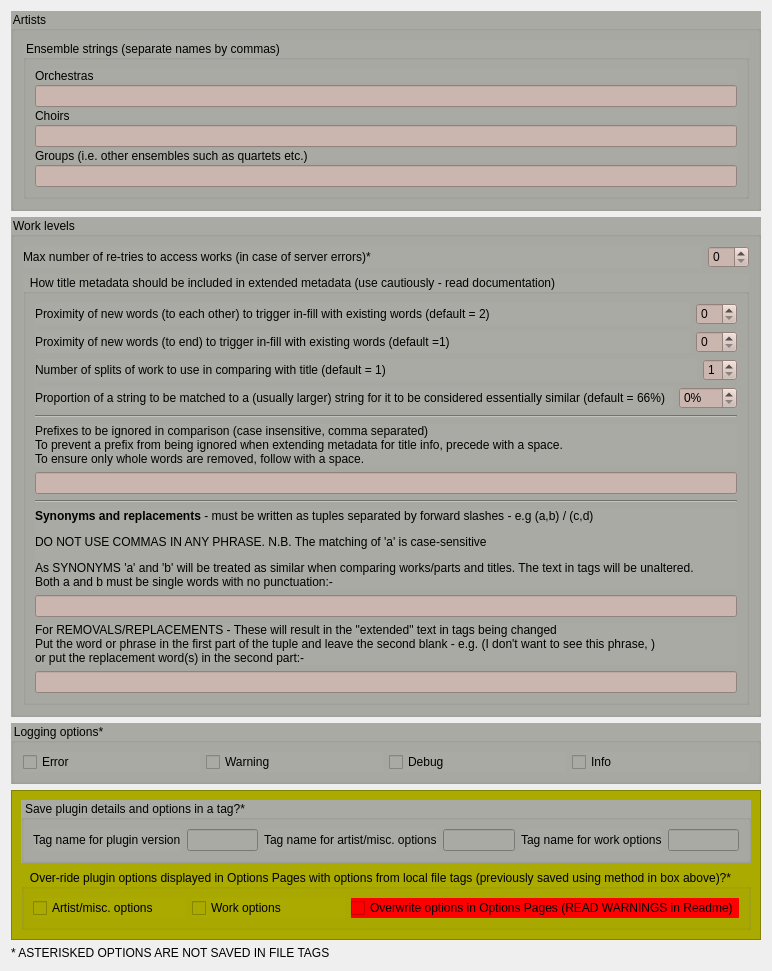
         <widget class="QWidget" name="scrollAreaWidgetContents_2">
          <property name="geometry">
           <rect>
            <x>0</x>
            <y>0</y>
            <width>693</width>
            <height>877</height>
           </rect>
          </property>
          <layout class="QVBoxLayout" name="verticalLayout_18">
           <item>
            <widget class="QGroupBox" name="advanced_artists">
             <property name="toolTip">
              <string>&lt;html&gt;&lt;head/&gt;&lt;body&gt;&lt;p&gt;Separate multiple names by commas. Do not use any quotation marks.&lt;/p&gt;&lt;/body&gt;&lt;/html&gt;</string>
             </property>
             <property name="whatsThis">
              <string>&lt;html&gt;&lt;head/&gt;&lt;body&gt;&lt;p&gt;Permits the listing of strings by which ensembles of different types may be identified. This is used by the plugin to place performer details in the relevant hidden variables and thus make them available for use in the &amp;quot;Tag mapping&amp;quot; tab as sources for any required tags. &lt;/p&gt;&lt;p&gt;If it is important that only whole words are to be matched, be sure to include a space after the string.&lt;/p&gt;&lt;/body&gt;&lt;/html&gt;</string>
             </property>
             <property name="styleSheet">
              <string notr="true">background-color: rgb(170, 170, 164);</string>
             </property>
             <property name="title">
              <string>Artists</string>
             </property>
             <layout class="QVBoxLayout" name="verticalLayout_20">
              <item>
               <widget class="QGroupBox" name="run_options_2">
                <property name="title">
                 <string>Ensemble strings (separate names by commas)</string>
                </property>
                <layout class="QVBoxLayout" name="_13">
                 <property name="spacing">
                  <number>2</number>
                 </property>
                 <property name="margin">
                  <number>9</number>
                 </property>
                 <item>
                  <widget class="QLabel" name="cea_orchestras_2">
                   <property name="text">
                    <string>Orchestras</string>
                   </property>
                  </widget>
                 </item>
                 <item>
                  <widget class="QLineEdit" name="cea_orchestras">
                   <property name="styleSheet">
                    <string notr="true">background-color: rgb(203, 182, 175);</string>
                   </property>
                  </widget>
                 </item>
                 <item>
                  <widget class="QLabel" name="cea_choirs_2">
                   <property name="text">
                    <string>Choirs</string>
                   </property>
                  </widget>
                 </item>
                 <item>
                  <widget class="QLineEdit" name="cea_choirs">
                   <property name="styleSheet">
                    <string notr="true">background-color: rgb(203, 182, 175);</string>
                   </property>
                  </widget>
                 </item>
                 <item>
                  <widget class="QLabel" name="cea_groups_2">
                   <property name="text">
                    <string>Groups (i.e. other ensembles such as quartets etc.)</string>
                   </property>
                  </widget>
                 </item>
                 <item>
                  <widget class="QLineEdit" name="cea_groups">
                   <property name="styleSheet">
                    <string notr="true">background-color: rgb(203, 182, 175);</string>
                   </property>
                  </widget>
                 </item>
                </layout>
               </widget>
              </item>
             </layout>
            </widget>
           </item>
           <item>
            <widget class="QGroupBox" name="advanced_works">
             <property name="sizePolicy">
              <sizepolicy hsizetype="Preferred" vsizetype="Preferred">
               <horstretch>0</horstretch>
               <verstretch>0</verstretch>
              </sizepolicy>
             </property>
             <property name="styleSheet">
              <string notr="true">background-color: rgb(170, 170, 164);</string>
             </property>
             <property name="title">
              <string>Work levels</string>
             </property>
             <layout class="QVBoxLayout" name="verticalLayout">
              <item>
               <layout class="QHBoxLayout" name="_2">
                <property name="spacing">
                 <number>6</number>
                </property>
                <property name="margin">
                 <number>0</number>
                </property>
                <item>
                 <widget class="QLabel" name="label_4">
                  <property name="sizePolicy">
                   <sizepolicy hsizetype="Expanding" vsizetype="Preferred">
                    <horstretch>0</horstretch>
                    <verstretch>0</verstretch>
                   </sizepolicy>
                  </property>
                  <property name="whatsThis">
                   <string>&lt;html&gt;&lt;head/&gt;&lt;body&gt;&lt;p&gt;Sometimes MB lookups fail. Unfortunately Picard (currently) has no automatic &amp;quot;retry&amp;quot; function. The plugin will attempt to retry for the specified number of attempts. If it still fails, the hidden variable _cwp_error will be set with a message; if error logging is checked in section 4, an error message will be written to the log and the contents of _cwp_error will be written out to a special tag called &amp;quot;An_error_has_occurred&amp;quot; which should appear prominently in the bottom pane of Picard. The problem may be resolved by refreshing, otherwise there may be a problem with the MB database availability. It is unlikely to be a software problem with the plugin.&lt;/p&gt;&lt;/body&gt;&lt;/html&gt;</string>
                  </property>
                  <property name="text">
                   <string>&lt;html&gt;&lt;head/&gt;&lt;body&gt;&lt;p&gt;Max number of re-tries to access works (in case of server errors)*&lt;/p&gt;&lt;/body&gt;&lt;/html&gt;</string>
                  </property>
                  <property name="buddy">
                   <cstring>cwp_retries</cstring>
                  </property>
                 </widget>
                </item>
                <item>
                 <widget class="QSpinBox" name="cwp_retries">
                  <property name="styleSheet">
                   <string notr="true">background-color: rgb(203, 182, 175);</string>
                  </property>
                  <property name="suffix">
                   <string/>
                  </property>
                  <property name="maximum">
                   <number>20</number>
                  </property>
                 </widget>
                </item>
               </layout>
              </item>
              <item>
               <widget class="QGroupBox" name="run_options_3a">
                <property name="whatsThis">
                 <string>&lt;html&gt;&lt;head/&gt;&lt;body&gt;&lt;p&gt;This subsection contains various parameters affecting the processing of strings in titles. Because titles are free-form, not all circumstances can be anticipated. Detailed documentation of these is beyond the scope of this Readme as the effects can be quite complex and subtle and may require an understanding of the plugin code (which is of course open-source) to acsertain them. If pure canonical works are used (&amp;quot;Use only metadata from canonical works&amp;quot; and, if necessary, &amp;quot;Full MusicBrainz work hierarchy&amp;quot; on the Works and parts tab, section 2) then this processing should be irrelevant, but no text from titles will be included. Some explanations are given below:&lt;/p&gt;&lt;p&gt;    &amp;quot;Proximity of new words&amp;quot;. When using extended metadata - i.e. &amp;quot;metadata enhanced with title text&amp;quot;, the plugin will attempt to remove similar words between the canonical work name (in MusicBrainz) and the title before extending the canonical name. After removing such words, a rather &amp;quot;bitty&amp;quot; result may occur. To avoid this, any new words with the specified proximity will have the words between them (or up to the end) included even if they repeat words in the work name.&lt;/p&gt;&lt;p&gt;    &amp;quot;Prefixes&amp;quot;. When using &amp;quot;metadata from titles&amp;quot; or extended metadata, the structure of the works in MusicBrainz is used to infer the structure in the title text, so strings that are repeated between tracks which are part of the same MusicBrainz work will be treated as &amp;quot;higher level&amp;quot;. This can lead to anomolies if, for instance, the titles are &amp;quot;Work name: Part 1&amp;quot;, &amp;quot;Work name: Part 2&amp;quot;, &amp;quot;Part&amp;quot; will be treated as part of the parent work name. Specifying such words in &amp;quot;Prefixes&amp;quot; will prevent this.&lt;/p&gt;&lt;p&gt;    &amp;quot;Synonyms&amp;quot;. These words will be considered equivalent when comparing work name and title text. Thus if one word appears in the work name, that and its synonym will be removed from the title in extending the metadata (subject to the proximity setting above).&lt;/p&gt;&lt;p&gt;    &amp;quot;Replacements&amp;quot;. These words/phrases will be replaced in the title text in extended metadata, regardless of the text in the work name.&lt;/p&gt;&lt;/body&gt;&lt;/html&gt;</string>
                </property>
                <property name="title">
                 <string>How title metadata should be included in extended metadata (use cautiously - read documentation)</string>
                </property>
                <layout class="QVBoxLayout" name="verticalLayout_2">
                 <item>
                  <layout class="QHBoxLayout" name="_3">
                   <property name="spacing">
                    <number>6</number>
                   </property>
                   <property name="margin">
                    <number>0</number>
                   </property>
                   <item>
                    <widget class="QLabel" name="label_6">
                     <property name="sizePolicy">
                      <sizepolicy hsizetype="Expanding" vsizetype="Preferred">
                       <horstretch>0</horstretch>
                       <verstretch>0</verstretch>
                      </sizepolicy>
                     </property>
                     <property name="text">
                      <string>&lt;html&gt;&lt;head/&gt;&lt;body&gt;&lt;p&gt;Proximity of new words (to each other) to trigger in-fill with existing words (default = 2)&lt;/p&gt;&lt;/body&gt;&lt;/html&gt;</string>
                     </property>
                     <property name="buddy">
                      <cstring>cwp_retries</cstring>
                     </property>
                    </widget>
                   </item>
                   <item>
                    <widget class="QSpinBox" name="cwp_proximity">
                     <property name="styleSheet">
                      <string notr="true">background-color: rgb(203, 182, 175);</string>
                     </property>
                     <property name="suffix">
                      <string/>
                     </property>
                     <property name="maximum">
                      <number>20</number>
                     </property>
                    </widget>
                   </item>
                  </layout>
                 </item>
                 <item>
                  <layout class="QHBoxLayout" name="_4">
                   <property name="spacing">
                    <number>6</number>
                   </property>
                   <property name="margin">
                    <number>0</number>
                   </property>
                   <item>
                    <widget class="QLabel" name="label_7">
                     <property name="sizePolicy">
                      <sizepolicy hsizetype="Expanding" vsizetype="Preferred">
                       <horstretch>0</horstretch>
                       <verstretch>0</verstretch>
                      </sizepolicy>
                     </property>
                     <property name="text">
                      <string>&lt;html&gt;&lt;head/&gt;&lt;body&gt;&lt;p&gt;Proximity of new words (to end) to trigger in-fill with existing words (default =1)&lt;/p&gt;&lt;/body&gt;&lt;/html&gt;</string>
                     </property>
                     <property name="buddy">
                      <cstring>cwp_retries</cstring>
                     </property>
                    </widget>
                   </item>
                   <item>
                    <widget class="QSpinBox" name="cwp_end_proximity">
                     <property name="styleSheet">
                      <string notr="true">background-color: rgb(203, 182, 175);</string>
                     </property>
                     <property name="suffix">
                      <string/>
                     </property>
                     <property name="maximum">
                      <number>20</number>
                     </property>
                    </widget>
                   </item>
                  </layout>
                 </item>
                 <item>
                  <layout class="QHBoxLayout" name="_5">
                   <property name="spacing">
                    <number>6</number>
                   </property>
                   <property name="margin">
                    <number>0</number>
                   </property>
                   <item>
                    <widget class="QLabel" name="label_5">
                     <property name="sizePolicy">
                      <sizepolicy hsizetype="Expanding" vsizetype="Preferred">
                       <horstretch>0</horstretch>
                       <verstretch>0</verstretch>
                      </sizepolicy>
                     </property>
                     <property name="text">
                      <string>&lt;html&gt;&lt;head/&gt;&lt;body&gt;&lt;p&gt;Number of splits of work to use in comparing with title (default = 1)&lt;/p&gt;&lt;/body&gt;&lt;/html&gt;</string>
                     </property>
                     <property name="buddy">
                      <cstring>cwp_retries</cstring>
                     </property>
                    </widget>
                   </item>
                   <item>
                    <widget class="QSpinBox" name="cwp_granularity">
                     <property name="styleSheet">
                      <string notr="true">background-color: rgb(203, 182, 175);</string>
                     </property>
                     <property name="suffix">
                      <string/>
                     </property>
                     <property name="minimum">
                      <number>1</number>
                     </property>
                     <property name="maximum">
                      <number>4</number>
                     </property>
                    </widget>
                   </item>
                  </layout>
                 </item>
                 <item>
                  <layout class="QHBoxLayout" name="_7">
                   <property name="spacing">
                    <number>6</number>
                   </property>
                   <property name="margin">
                    <number>0</number>
                   </property>
                   <item>
                    <widget class="QLabel" name="label_8">
                     <property name="sizePolicy">
                      <sizepolicy hsizetype="Expanding" vsizetype="Preferred">
                       <horstretch>0</horstretch>
                       <verstretch>0</verstretch>
                      </sizepolicy>
                     </property>
                     <property name="text">
                      <string>&lt;html&gt;&lt;head/&gt;&lt;body&gt;&lt;p&gt;Proportion of a string to be matched to a (usually larger) string for it to be considered essentially similar (default = 66%)&lt;/p&gt;&lt;/body&gt;&lt;/html&gt;</string>
                     </property>
                     <property name="buddy">
                      <cstring>cwp_retries</cstring>
                     </property>
                    </widget>
                   </item>
                   <item>
                    <widget class="QSpinBox" name="cwp_substring_match">
                     <property name="styleSheet">
                      <string notr="true">background-color: rgb(203, 182, 175);</string>
                     </property>
                     <property name="suffix">
                      <string>%</string>
                     </property>
                     <property name="maximum">
                      <number>100</number>
                     </property>
                    </widget>
                   </item>
                  </layout>
                 </item>
                 <item>
                  <widget class="Line" name="line_2">
                   <property name="orientation">
                    <enum>Qt::Horizontal</enum>
                   </property>
                  </widget>
                 </item>
                 <item>
                  <widget class="QLabel" name="cwp_removewords_2">
                   <property name="text">
                    <string>&lt;html&gt;&lt;head/&gt;&lt;body&gt;&lt;p&gt;Prefixes to be ignored in comparison (case insensitive, comma separated)&lt;br/&gt;To prevent a prefix from being ignored when extending metadata for title info, precede with a space. &lt;br/&gt;To ensure only whole words are removed, follow with a space.&lt;/p&gt;&lt;/body&gt;&lt;/html&gt;</string>
                   </property>
                  </widget>
                 </item>
                 <item>
                  <widget class="QLineEdit" name="cwp_removewords">
                   <property name="toolTip">
                    <string>&lt;html&gt;&lt;head/&gt;&lt;body&gt;&lt;p&gt;Separate multiple names by commas. Do not use any quotation marks.&lt;/p&gt;&lt;/body&gt;&lt;/html&gt;</string>
                   </property>
                   <property name="styleSheet">
                    <string notr="true">background-color: rgb(203, 182, 175);</string>
                   </property>
                  </widget>
                 </item>
                 <item>
                  <widget class="Line" name="line">
                   <property name="orientation">
                    <enum>Qt::Horizontal</enum>
                   </property>
                  </widget>
                 </item>
                 <item>
                  <widget class="QLabel" name="cwp_synonyms_2">
                   <property name="text">
                    <string>&lt;html&gt;&lt;head/&gt;&lt;body&gt;&lt;p&gt;&lt;strong&gt;Synonyms and replacements&lt;/strong&gt; - must be written as tuples separated by forward slashes - e.g (a,b) / (c,d)&lt;p&gt;DO NOT USE COMMAS IN ANY PHRASE. N.B. The matching of 'a' is case-sensitive&lt;/p&gt;As SYNONYMS 'a' and 'b' will be treated as similar when comparing works/parts and titles. The text in tags will be unaltered.&lt;br/&gt; Both a and b must be single words with no punctuation:-&lt;/p&gt;&lt;/body&gt;&lt;/html&gt;</string>
                   </property>
                  </widget>
                 </item>
                 <item>
                  <widget class="QLineEdit" name="cwp_synonyms">
                   <property name="toolTip">
                    <string>&lt;html&gt;&lt;head/&gt;&lt;body&gt;&lt;p&gt;Separate multiple names by forward slash. Entries must be 2-tuples, e.g. (Replace_this, with_this). Do not use any quotation marks or spaces.&lt;/p&gt;&lt;/body&gt;&lt;/html&gt;</string>
                   </property>
                   <property name="styleSheet">
                    <string notr="true">background-color: rgb(203, 182, 175);</string>
                   </property>
                  </widget>
                 </item>
                 <item>
                  <widget class="QLabel" name="label_16">
                   <property name="text">
                    <string>&lt;html&gt;&lt;p&gt;For REMOVALS/REPLACEMENTS - These will result in the &quot;extended&quot; text in tags being changed&lt;br/&gt;Put the word or phrase in the first part of the tuple and leave the second blank - e.g. (I don't want to see this phrase, ) &lt;br/&gt;or put the replacement word(s) in the second part:-&lt;/p&gt;&lt;/html&gt;</string>
                   </property>
                  </widget>
                 </item>
                 <item>
                  <widget class="QLineEdit" name="cwp_replacements">
                   <property name="toolTip">
                    <string>&lt;html&gt;&lt;head/&gt;&lt;body&gt;&lt;p&gt;Separate multiple names by forward slash. Entries must be 2-tuples, e.g. (Replace this, with this). Do not use any quotation marks. Spaces are acceptable.&lt;/p&gt;&lt;/body&gt;&lt;/html&gt;</string>
                   </property>
                   <property name="styleSheet">
                    <string notr="true">background-color: rgb(203, 182, 175);</string>
                   </property>
                  </widget>
                 </item>
                </layout>
               </widget>
              </item>
             </layout>
            </widget>
           </item>
           <item>
            <widget class="QGroupBox" name="groupBox_6">
             <property name="whatsThis">
              <string>&lt;html&gt;&lt;head/&gt;&lt;body&gt;&lt;p&gt;These options are in addition to the options chosen in Picard's &amp;quot;Help-&amp;gt;View error/debug log&amp;quot; settings. They only affect messages written by this plugin. To enable debug messages to be shown, the flag needs to be set here and &amp;quot;Debug mode&amp;quot; needs to be turned on in the log. It is strongly advised to keep the &amp;quot;debug&amp;quot; and &amp;quot;info&amp;quot; flags unchecked unless debugging is required as they slow up processing significantly and may even cause Picard to crash on large releases. The &amp;quot;error&amp;quot; and &amp;quot;warning&amp;quot; flags should be left checked, unless it is required to suppress messages written out to tags (the default is to write messages to the tags 001_errors and 002_warnings).&lt;/p&gt;&lt;/body&gt;&lt;/html&gt;</string>
             </property>
             <property name="layoutDirection">
              <enum>Qt::LeftToRight</enum>
             </property>
             <property name="styleSheet">
              <string notr="true">background-color: rgb(170, 170, 164);</string>
             </property>
             <property name="title">
              <string>Logging options*</string>
             </property>
             <layout class="QHBoxLayout" name="horizontalLayout_2">
              <item>
               <widget class="QCheckBox" name="log_error">
                <property name="text">
                 <string>Error</string>
                </property>
               </widget>
              </item>
              <item>
               <widget class="QCheckBox" name="log_warning">
                <property name="text">
                 <string>Warning</string>
                </property>
               </widget>
              </item>
              <item>
               <widget class="QCheckBox" name="log_debug">
                <property name="text">
                 <string>Debug</string>
                </property>
               </widget>
              </item>
              <item>
               <widget class="QCheckBox" name="log_info">
                <property name="text">
                 <string>Info</string>
                </property>
               </widget>
              </item>
             </layout>
            </widget>
           </item>
           <item>
            <widget class="QFrame" name="frame_6">
             <property name="styleSheet">
              <string notr="true">background-color: rgb(170, 170, 0);</string>
             </property>
             <property name="frameShape">
              <enum>QFrame::StyledPanel</enum>
             </property>
             <property name="frameShadow">
              <enum>QFrame::Raised</enum>
             </property>
             <layout class="QVBoxLayout" name="verticalLayout_16">
              <item>
               <widget class="QGroupBox" name="groupBox_33">
                <property name="whatsThis">
                 <string>&lt;html&gt;&lt;head/&gt;&lt;body&gt;&lt;p&gt;This can be used so that the user has a record of the version of Classical Extras which generated the tags and which options were selected to achieve the resulting tags. Note that the tags will be blanked first so this will only show the last options used on a particular file. The same tag can be used for both sets of options, resulting in a multi-valued tag. &lt;/p&gt;&lt;/body&gt;&lt;/html&gt;</string>
                </property>
                <property name="styleSheet">
                 <string notr="true">background-color: rgb(170, 170, 164);</string>
                </property>
                <property name="title">
                 <string>Save plugin details and options in a tag?*</string>
                </property>
                <layout class="QHBoxLayout" name="horizontalLayout_4">
                 <item>
                  <widget class="QLabel" name="label_41">
                   <property name="text">
                    <string>Tag name for plugin version</string>
                   </property>
                  </widget>
                 </item>
                 <item>
                  <widget class="QLineEdit" name="ce_version_tag"/>
                 </item>
                 <item>
                  <widget class="QLabel" name="label_36">
                   <property name="layoutDirection">
                    <enum>Qt::RightToLeft</enum>
                   </property>
                   <property name="text">
                    <string>Tag name for artist/misc. options</string>
                   </property>
                  </widget>
                 </item>
                 <item>
                  <widget class="QLineEdit" name="cea_options_tag">
                   <property name="layoutDirection">
                    <enum>Qt::RightToLeft</enum>
                   </property>
                  </widget>
                 </item>
                 <item>
                  <widget class="QLabel" name="label_38">
                   <property name="layoutDirection">
                    <enum>Qt::RightToLeft</enum>
                   </property>
                   <property name="text">
                    <string>Tag name for work options</string>
                   </property>
                  </widget>
                 </item>
                 <item>
                  <widget class="QLineEdit" name="cwp_options_tag">
                   <property name="layoutDirection">
                    <enum>Qt::RightToLeft</enum>
                   </property>
                  </widget>
                 </item>
                </layout>
               </widget>
              </item>
              <item>
               <widget class="QGroupBox" name="groupBox_10">
                <property name="whatsThis">
                 <string>&lt;html&gt;&lt;head/&gt;&lt;body&gt;&lt;p&gt;If options have previously been saved (see above), selecting these will cause the saved options to be used in preference to the displayed options. The displayed options will not be affected and will be used if no saved options are present. The default is for no over-ride.&lt;/p&gt;&lt;p&gt;&lt;br/&gt;&lt;/p&gt;&lt;p&gt;The last checkbox, &amp;quot;Overwrite options in Options Pages&amp;quot;, is for &lt;span style=&quot; font-weight:600;&quot;&gt;VERY CAREFUL USE ONLY&lt;/span&gt;. It will cause any options read from the saved tags (if the relevant box has been ticked) to over-write the options on the plugin Options Page UI. The intended use of this is if for some reason the user's preferred options have been erased/reverted to default - by using this option, the previously-used choices from a reliable filed album can be used to populate the Options Page. The box will automatically be unticked after loading/refreshing one album, to prevent inadvertant use. Far better is to make a &lt;span style=&quot; font-weight:600;&quot;&gt;backup copy&lt;/span&gt; of the picard.ini file.&lt;/p&gt;&lt;/body&gt;&lt;/html&gt;</string>
                </property>
                <property name="title">
                 <string>Over-ride plugin options displayed in Options Pages with options from local file tags (previously saved using method in box above)?*</string>
                </property>
                <layout class="QHBoxLayout" name="horizontalLayout_10">
                 <item>
                  <widget class="QCheckBox" name="cea_override">
                   <property name="text">
                    <string>Artist/misc. options</string>
                   </property>
                  </widget>
                 </item>
                 <item>
                  <widget class="QCheckBox" name="cwp_override">
                   <property name="text">
                    <string>Work options</string>
                   </property>
                  </widget>
                 </item>
                 <item>
                  <widget class="QCheckBox" name="ce_options_overwrite">
                   <property name="styleSheet">
                    <string notr="true">background-color: rgb(255, 0, 0);</string>
                   </property>
                   <property name="text">
                    <string>Overwrite options in Options Pages (READ WARNINGS in Readme)</string>
                   </property>
                  </widget>
                 </item>
                </layout>
               </widget>
              </item>
             </layout>
            </widget>
           </item>
           <item>
            <widget class="QLabel" name="label_83">
             <property name="text">
              <string>* ASTERISKED OPTIONS ARE NOT SAVED IN FILE TAGS</string>
             </property>
            </widget>
           </item>
          </layout>
         </widget>
